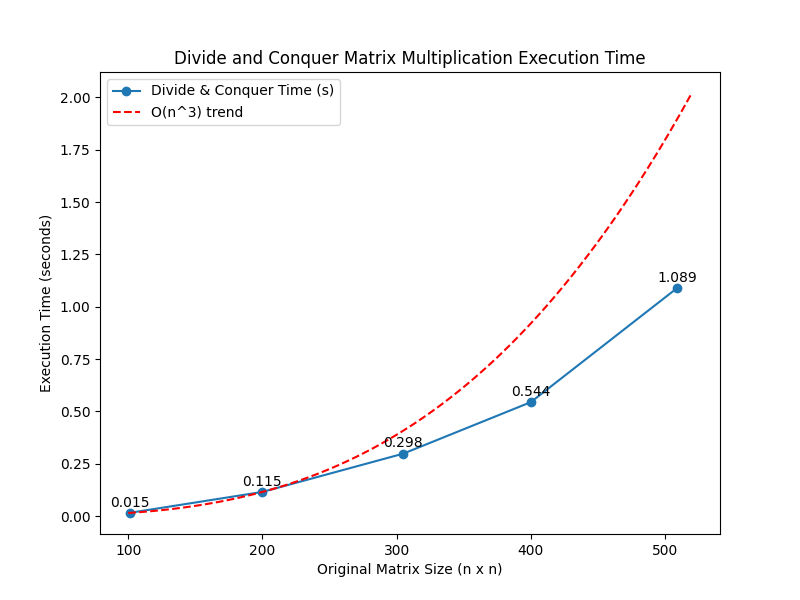

Python code for this plot:
import matplotlib.pyplot as plt
import numpy as np

# New measured data
original_sizes = [101, 200, 305, 400, 509]
used_sizes = [102, 200, 306, 400, 510]
times = [0.015, 0.115, 0.298, 0.544, 1.089]

# Plot measured data
plt.figure(figsize=(8, 6))
plt.plot(original_sizes, times, marker='o', label="Divide & Conquer Time (s)")

# Add O(n^3) reference curve for comparison
sizes = np.linspace(100, 520, 100)
ref_curve = (sizes**3) / (200**3) * 0.115   # normalized to 200x200 time
plt.plot(sizes, ref_curve, 'r--', label="O(n^3) trend")

# Annotate data points
for i in range(len(original_sizes)):
    plt.text(original_sizes[i], times[i] + 0.03, f"{times[i]:.3f}", ha='center')

plt.xlabel("Original Matrix Size (n x n)")
plt.ylabel("Execution Time (seconds)")
plt.title("Divide and Conquer Matrix Multiplication Execution Time")
# plt.grid(True, linestyle="--", alpha=0.6)
plt.legend()
plt.show()
